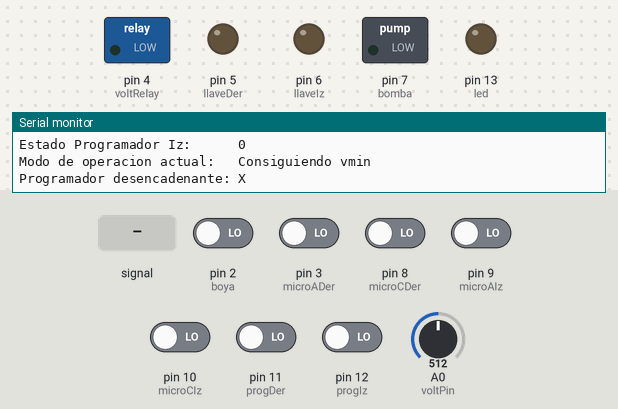
Bench run of a sketch on a simulated Arduino Uno, built with avr-gcc and run on an emulated ATmega328P. Shown: switched loads named in the sketch (green lamp = pin HIGH), output pins drawn as LEDs (lit = HIGH), the last lines printed to the serial monitor. Dashed ring = blinking. Inputs (shaded band) come from the test bench; at power-on: pin 2 (boya), pin 3 (microADer), pin 8 (microCDer), pin 9 (microAIz), pin 10 (microCIz), pin 11 (progDer), pin 12 (progIz) LOW, A0 (voltPin) = 512.

Above: at 2.6 s.
2.7 s: A0 (voltPin) fed a 200 Hz sine of ±255 counts around its level
At 2.9 s:
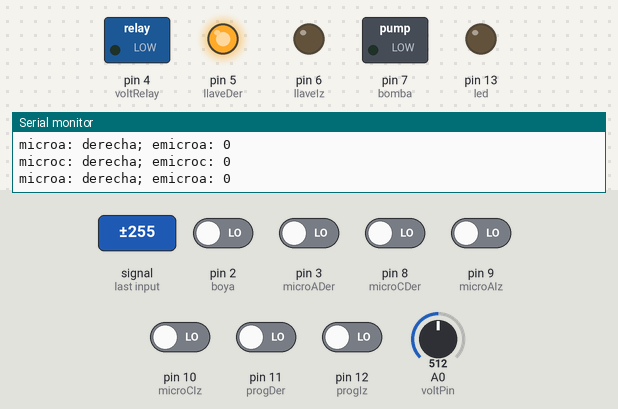
5.7 s: pin 3 (microADer) driven HIGH
At 8.5 s:
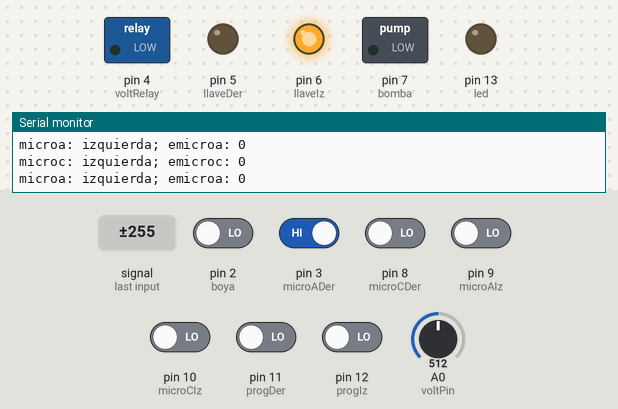
8.7 s: pin 9 (microAIz) driven HIGH
At 11.27 s:
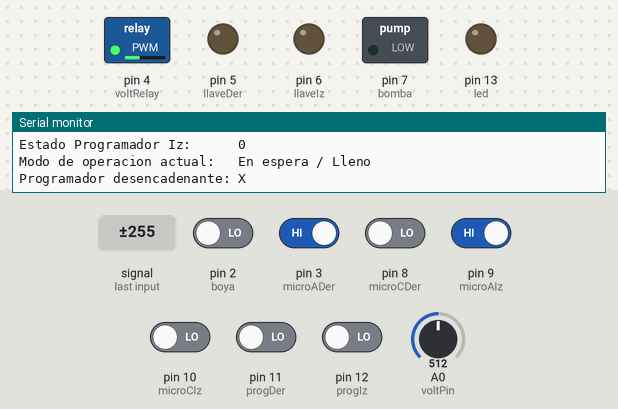
11.7 s: A0 (voltPin) set to 716
13.2 s: A0 (voltPin) set to 625
14.7 s: A0 (voltPin) set to 600
At 15.0 s:
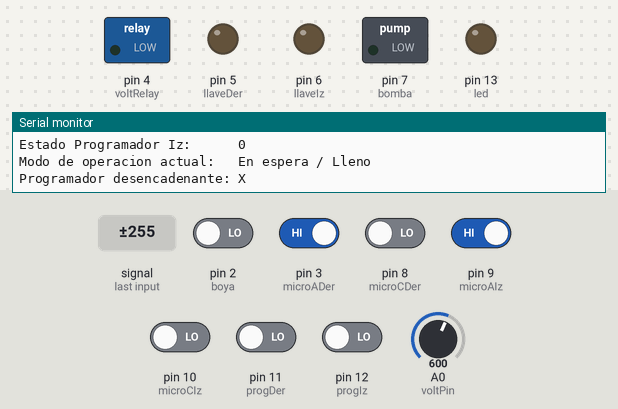
Timing chart, 0 to 17.2 s (numbered marks = the images above; inputs shaded):
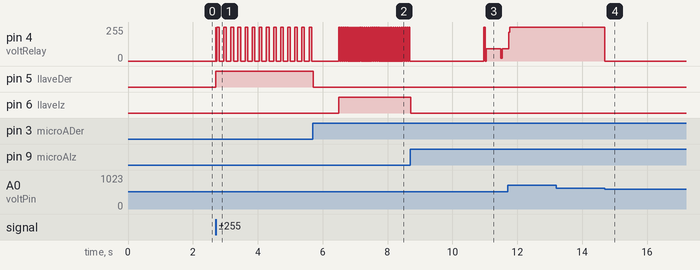

Measured:
- after the input at 2.7 s, pin 4 (voltRelay): goes 255/255 0.01 s, 0/255 0.03 s, 13 × (255/255 0.08 s, 0/255 0.14 s), 255/255 0.08 s, then 0/255, starting at once; pin 5 (llaveDer): LOW → HIGH at once
- after the input at 5.7 s, pin 4 (voltRelay): alternates 255/255 for 0.02 s and 0/255 for 0.04 s, starting after 0.79 s; pin 5 (llaveDer): HIGH → LOW at once; pin 6 (llaveIz): LOW → HIGH after 0.80 s
- after the input at 8.7 s, pin 6 (llaveIz): HIGH → LOW at once
- after the input at 14.7 s, pin 4 (voltRelay): 255/255 → 0/255 at once

The sketch:

HDP_2_V1.1.ino
```cpp
/////////////////////////////////////////////SETTINGS

#define debug 1 // 10% vs 21% ROM
const float vmax = 15.5; // voltaje maximo de carga / flotacion
const float vmin = 15; // voltaje minimo de flotacion / inicio de carga
const float vllave = 14; // voltaje minimo para accionar la llave (se mantiene en carga hasta conseguirlo) (debe ser MENOR que vmin)
const float vllenarmin = 12; // por debajo de este voltaje no llena el cubo
const float vllenarmax = 15; // por encima de este voltaje empieza a llenar el cubo (el sistema llena el cubo hasta llegar a vllenarmin)
const float vstart = 15; // voltaje necesario para iniciar el sistema (garantiza que hay suficiente luz para operar)
unsigned const long llaveTime = 10000; // en ms // tiempo maximo antes de dar error por atasco de la llave

#if debug
  unsigned const long riegoTime = 10000; // en ms (10 seg) 10000 //
#else
  unsigned const long riegoTime = 2400000; // en ms (40 min) 2400000
#endif

#if debug
  unsigned int printTime = 500; // en ms tiempo entre actualizaciones de info
#endif
/////////////////////////////////////////////SETTINGS

/////////////////////////////////////////////DECLARACION

const int led = 13;
const int bomba = 7;
const int llaveIz = 6;
const int llaveDer = 5;

const int boya = 2;
const int microADer = 3;
const int microCDer = 8;
const int microAIz = 9;
const int microCIz = 10;
const int progDer = 11;
const int progIz = 12;

const int voltPin = A0;
const int voltRelay = 4;

float volts;
bool eMicroADer;
bool eMicroAIz;
bool eMicroCDer;
bool eMicroCIz;
bool eBoya;
bool eProgDer;
bool eProgIz;
bool llenarst;
#if debug
  unsigned long antes;
  unsigned long ahora;
  unsigned long tiempo;
  byte state = 0; // muestra el estado de operación actual
  char lado = 'X';
#endif

/////////////////////////////////////////////DECLARACION

/////////////////////////////////////////////SETUP

void setup()
{
  #if debug
    Serial.begin(115200);
    delay(100);
    Serial.println(F("BOOTING..."));
    delay(1000);
  #endif
  digitalWrite(bomba,0);
  digitalWrite(llaveDer,0);
  digitalWrite(llaveIz,0);
  digitalWrite(voltRelay,0);

  pinMode(boya,INPUT);
  pinMode(bomba,OUTPUT);
  pinMode(llaveDer,OUTPUT);
  pinMode(microADer,INPUT);
  pinMode(microCDer,INPUT);
  pinMode(llaveIz,OUTPUT);
  pinMode(microAIz,INPUT);
  pinMode(microCIz,INPUT);
  pinMode(progDer,INPUT);
  pinMode(progIz,INPUT);
  pinMode(led,OUTPUT);
  pinMode(voltRelay,OUTPUT);
  vital();
  #if debug
    Serial.println("Consiguiendo voltaje...");
    state = 1; // iniciando / voltaje
    delay(750);
  #endif
  while (volts <= vstart)
  {
    vital();
  }
  vital();
  if (!llave('D',0))
  {
    error();
  }
  if (!llave('I',0))
  {
    error();
  }
  #if debug
    Serial.println(F("READY"));
    state = 2; // lleno / en espera
    delay(1500);
  #endif
}

/////////////////////////////////////////////SETUP

/////////////////////////////////////////////LOOP

void loop()
{
  vital();
  //error();
  if (eProgDer == 1)
  {
    #if debug
      lado = 'D';
    #endif
    delay(5000);
    regar('D');
  }
  if (eProgIz == 1)
  {
    #if debug
      lado = 'I';
    #endif
    delay(5000);
    regar('I');
  }
}

/////////////////////////////////////////////LOOP

/////////////////////////////////////////////FUNCTIONS

void error()
{
  #if debug
    Serial.println(F("ERROR\n\n"));
    delay(250);
    com();
    delay(2500);
  #endif
  while (true)
  {
    voltsVital();
    digitalWrite(led,1);
    delay(125);
    digitalWrite(led,0);
    delay(125);
  }
}

void regar(char id) // si 0 ==> derecha; si 1 ==> izquierda
{
  if (!llave(id,1))
  {
    #if debug
      Serial.println(F("ERROR\n\n"));
      delay(250);
      com();
      delay(2500);
    #endif
    return;
  }
  #if debug
    state = 5; // regando
  #endif
  if (id == 'D')
  {
    delay(5000);
    vital();
    while(eProgDer == 1)
    {
      vital();
    }
  }
  else if (id == 'I')
  {
    delay(5000);
    vital();
    while(eProgIz == 1)
    {
      vital();
    }
  }
  if (!llave(id,0))
  {
    error();
  }
  #if debug
    Serial.println(F("Iniciando llenado de deposito..."));
    delay(750);
  #endif
  llenarst = 0;
  unsigned long tiempoAntes = millis();
  unsigned long tiempoAhora = millis();
  while (tiempoAhora-tiempoAntes <= riegoTime)
  {
    tiempoAhora = millis();
    #if debug
      Serial.println(tiempoAhora-tiempoAntes);
      Serial.flush();
    #endif
    mantenerCuboLleno();
  }
  #if debug
    Serial.println(F("LLeno"));
    state = 2; // lleno / en espera
    lado = 'X';
    delay(750);
  #endif
  digitalWrite(bomba,0); // apago bomba
}

void voltsVital()
{
  int sensorValue = analogRead(voltPin);          // realizar la lectura
  volts = fmap(sensorValue, 0, 1023, 0.0, 25.0);   // cambiar escala a 0.0 - 25.0
  if (volts >= vmax)
  {
    digitalWrite(voltRelay,1); // abrir // rele normanmente abierto
  }
  else if (volts <= vmin)
  {
    digitalWrite(voltRelay,0); // cerrar // rele normanmente abierto
  }
}

void vital()
{
  voltsVital();
  eBoya = digitalRead(boya);
  eMicroADer = digitalRead(microADer);
  eMicroCDer = digitalRead(microCDer);
  eMicroAIz = digitalRead(microAIz);
  eMicroCIz = digitalRead(microCIz);
  eProgDer = digitalRead(progDer);
  eProgIz = digitalRead(progIz);
  #if debug
    ahora = millis();
    tiempo = ahora - antes;
    if (tiempo >= printTime)
    {
      antes = millis();
      com();
    }
  #endif
}

float fmap(float x, float in_min, float in_max, float out_min, float out_max)
{
   return (x - in_min) * (out_max - out_min) / (in_max - in_min) + out_min;
}

#if debug
  void com()
  {
    Serial.print(F("Voltaje:                    "));
    Serial.println(volts);
    Serial.println();
    Serial.print(F("Estado boya:                "));
    Serial.println(eBoya);
    Serial.println();
    Serial.print(F("Estado Micro Abierto Der:   "));
    Serial.println(eMicroADer);
    Serial.println();
    Serial.print(F("Estado Micro Cerrado Der:   "));
    Serial.println(eMicroCDer);
    Serial.println();
    Serial.print(F("Estado Micro Abierto Iz:    "));
    Serial.println(eMicroAIz);
    Serial.println();
    Serial.print(F("Estado Micro Cerrado Iz:    "));
    Serial.println(eMicroCIz);
    Serial.println();
    Serial.print(F("Estado Programador Der:     "));
    Serial.println(eProgDer);
    Serial.println();
    Serial.print(F("Estado Programador Iz:      "));
    Serial.println(eProgIz);
    Serial.println();
    Serial.print(F("Modo de operacion actual:   "));
    printstate();
    Serial.print(F("Programador desencadenante: "));
    Serial.println(lado);
    Serial.println("\n\n\n");
    Serial.flush();
  }
#endif

void llaveVital( int microa, int microc, bool *emicroa, bool *emicroc)
{
  voltsVital();
  *emicroa = digitalRead(microa);
  *emicroc = digitalRead(microc);
  #if debug
    Serial.print(F("microa: "));
    if (microa == microAIz)
    {
      Serial.print(F("izquierda"));
    }
    else if (microa == microADer)
    {
      Serial.print(F("derecha"));
    }
    else
    {
      Serial.print(F("unknown"));
    }
    Serial.print(F("; emicroa: "));
    Serial.println(*emicroa);
    Serial.print(F("microc: "));
    if (microc == microCIz)
    {
      Serial.print(F("izquierda"));
    }
    else if (microc == microCDer)
    {
      Serial.print(F("derecha"));
    }
    else
    {
      Serial.print(F("unknown"));
    }
    Serial.print(F("; emicroc: "));
    Serial.println(*emicroc);
    Serial.flush();
  #endif
}

bool llave(char id, bool state) // resoult: 0 ==> fail; 1 ==> ok //state: 0 ==> cerrar; 1 ==> abrir
{
  #if debug
    state = 3; // consiguiendo voltaje para mover llave
  #endif
  vital();
  while (volts <= vllave)
  {
    vital();
  }
  bool resoult = 1;
  byte llave;
  int microC;
  int microA;
  bool eMicroA;
  bool eMicroC;

  unsigned long before,current,elapsed;
  if (id == 'D')
  {
   llave = llaveDer;
   microC = microCDer;
   microA = microADer;
   #if debug
     Serial.println(F("LLave derecha seleccionada"));
   #endif
  }
  else if (id == 'I')
  {
    llave = llaveIz;
    microC = microCIz;
    microA = microAIz;
    #if debug
      Serial.println(F("LLave izquierda seleccionada"));
    #endif
  }
  llaveVital(microA,microC,&eMicroA,&eMicroC);
  before = millis();
  if (state == 0)
  {
    #if debug
      state = 6; // cerrando llave
    #endif
    if (eMicroC == 0)
    {
      #if debug
        Serial.println(F("Cerrando llave..."));
        Serial.flush();
      #endif
      digitalWrite(llave,1); // encender
      while (eMicroC == 0 && resoult == 1)
      {
        current = millis();
        elapsed = current-before;
        if (elapsed >= llaveTime)
        {
          resoult = 0;
        }
        llaveVital(microA,microC,&eMicroA,&eMicroC);
      }
      digitalWrite(llave,0); // apagar
      #if debug
        if (resoult)
        {
          Serial.println(F("Llave cerrada"));
          delay(750);
        }
      #endif
    }
  }
  else
  {
    #if debug
      state = 4; // abriendo llave
    #endif
    if (eMicroA == 0)
    {
      #if debug
        Serial.println(F("Abriendo llave..."));
        Serial.flush();
      #endif
      digitalWrite(llave,1); // encender
      while (eMicroA == 0 && resoult == 1)
      {
        current = millis();
        elapsed = current-before;
        if (elapsed >= llaveTime)
        {
          resoult = 0;
        }
        llaveVital(microA,microC,&eMicroA,&eMicroC);
      }
      digitalWrite(llave,0); // apagar
      #if debug
        if (resoult)
        {
          Serial.println(F("Llave abierta"));
          delay(750);
        }
      #endif
    }
  }
  return resoult;
}

void mantenerCuboLleno()
{
  vital();
  if (volts >= vllenarmax && llenarst == 0)
  {
    llenarst = 1;
    #if debug
      state = 7; // llenando cubo
    #endif
  }
  if (volts <= vllenarmin && llenarst == 1)
  {
    llenarst = 0;
    #if debug
      state = 8; // esperando a riegotime
    #endif
  }

  if (llenarst == 1)
  {
    if (eBoya == 1) // se ha llenado
    {
      digitalWrite(bomba,0); // apagado
    }
    else
    {
      digitalWrite(bomba,1); // encendido
    }
  }
  else
  {
    digitalWrite(bomba,0); // apagado
  }
}

#if debug
  void printstate()
  {
    switch(state)
    {
      case 0:
        Serial.println(F("Iniciando"));
      break;
      case 1:
        Serial.println(F("Consiguiendo vmin"));
      break;
      case 2:
        Serial.println(F("En espera / Lleno"));
      break;
      case 3:
        Serial.println(F("Consiguiendo vllave"));
      break;
      case 4:
        Serial.println(F("Abriendo llave"));
      break;
      case 5:
        Serial.println(F("Regando"));
      break;
      case 6:
        Serial.println(F("Cerrando llave"));
      break;
      case 7:
        Serial.println(F("Llenando deposito"));
      break;
      case 8:
        Serial.println(F("Esperando riegoTime"));
      break;
    }
  }
#endif

/////////////////////////////////////////////FUNCTIONS
```
